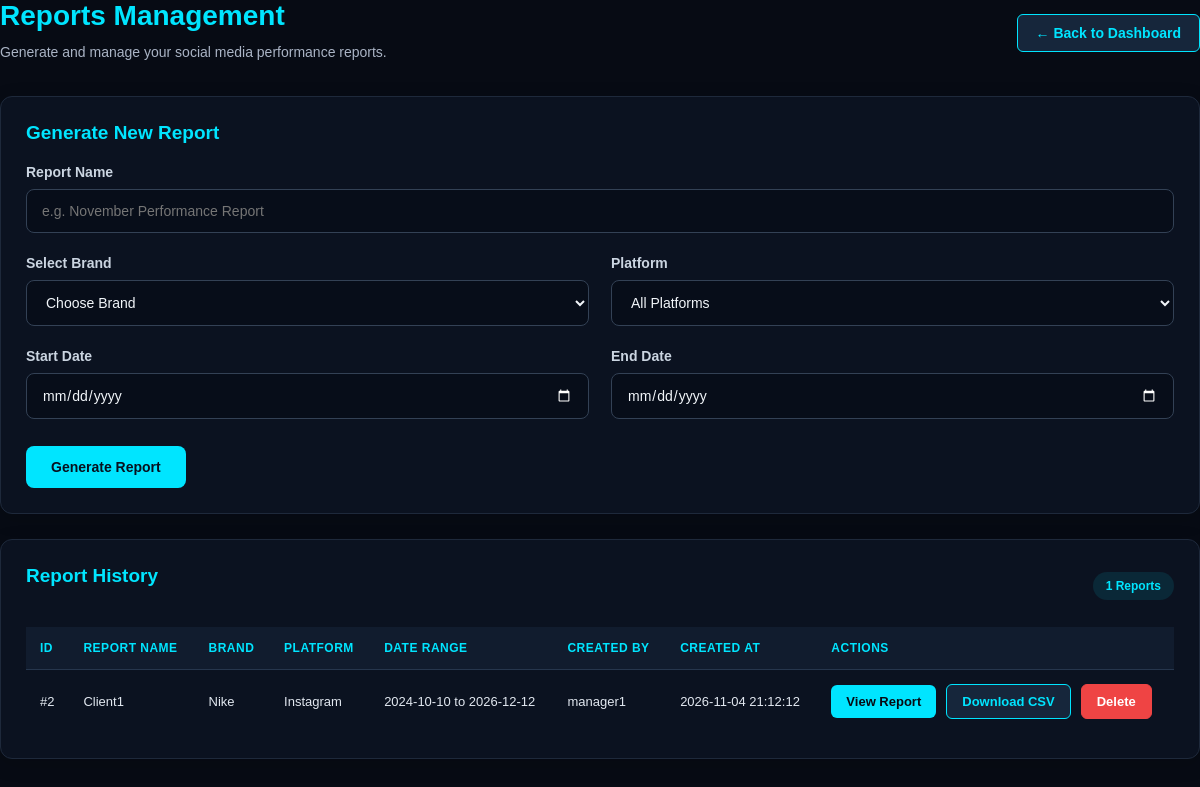
The app's page /public/reports.php (signed in) with its own data.
### tables this page shows
CREATE TABLE `reports` (
  `report_id` int NOT NULL AUTO_INCREMENT,
  `brand_id` int NOT NULL,
  `created_by` int NOT NULL,
  `report_name` varchar(150) NOT NULL,
  `start_date` date DEFAULT NULL,
  `end_date` date DEFAULT NULL,
  `platform` enum('Instagram','Facebook','All') DEFAULT 'All',
  `created_at` timestamp NULL DEFAULT CURRENT_TIMESTAMP,
  PRIMARY KEY (`report_id`),
  KEY `brand_id` (`brand_id`),
  KEY `created_by` (`created_by`),
  CONSTRAINT `reports_ibfk_1` FOREIGN KEY (`brand_id`) REFERENCES `brands` (`brand_id`),
  CONSTRAINT `reports_ibfk_2` FOREIGN KEY (`created_by`) REFERENCES `users` (`user_id`)
);

CREATE TABLE `brands` (
  `brand_id` int NOT NULL AUTO_INCREMENT,
  `client_id` int NOT NULL,
  `brand_name` varchar(100) NOT NULL,
  `created_at` timestamp NULL DEFAULT CURRENT_TIMESTAMP,
  PRIMARY KEY (`brand_id`),
  KEY `client_id` (`client_id`),
  CONSTRAINT `brands_ibfk_1` FOREIGN KEY (`client_id`) REFERENCES `clients` (`client_id`)
);

CREATE TABLE `users` (
  `user_id` int NOT NULL AUTO_INCREMENT,
  `client_id` int DEFAULT NULL,
  `name` varchar(100) NOT NULL,
  `email` varchar(150) NOT NULL,
  `password_hash` varchar(255) NOT NULL,
  `status` enum('Active','Inactive') DEFAULT 'Active',
  `created_at` timestamp NULL DEFAULT CURRENT_TIMESTAMP,
  PRIMARY KEY (`user_id`),
  UNIQUE KEY `email` (`email`),
  KEY `client_id` (`client_id`),
  CONSTRAINT `users_ibfk_1` FOREIGN KEY (`client_id`) REFERENCES `clients` (`client_id`)
);

### includes/auth.php (called while the page is built, shortened)
<?php
function getUserRole()
{
    return $_SESSION['role'] ?? null;
}

### public/reports.php (the view, shortened to what this page needs)
<?php
require_once __DIR__ . '/../config/database.php';
require_once __DIR__ . '/../includes/auth.php';
$userId = getUserId();
$role = getUserRole();
function escape($value)
{
    return htmlspecialchars((string)$value, ENT_QUOTES, 'UTF-8');
}
if ($role === 'Admin') {
    $reportStmt = $pdo->query("
        SELECT
            r.*,
            b.brand_name,
            u.name AS creator_name
        FROM reports r
        INNER JOIN brands b
            ON b.brand_id = r.brand_id
        LEFT JOIN users u
            ON u.user_id = r.created_by
        ORDER BY r.created_at DESC
    ");
} elseif ($role === 'Social Media Manager') {
    $reportStmt = $pdo->prepare("
        SELECT
            r.*,
            b.brand_name,
            u.name AS creator_name
        FROM reports r
        INNER JOIN brands b
            ON b.brand_id = r.brand_id
        LEFT JOIN users u
            ON u.user_id = r.created_by
        WHERE EXISTS (
            SELECT 1
            FROM brand_members bm
            WHERE bm.brand_id = r.brand_id
            AND bm.user_id = ?
        )
        ORDER BY r.created_at DESC
    ");
    $reportStmt->execute([$userId]);
}
$reports = $reportStmt->fetchAll(PDO::FETCH_ASSOC);
?>
<!DOCTYPE html>
<html lang="en">
<head>
    <link rel="stylesheet" href="../assets/css/dashboard.css">
    <link rel="stylesheet" href="../assets/css/reports.css">
</head>
<body>
    <div class="reports-header">
        <div>
            <h1>Reports Management</h1>
            <p>Generate and manage your social media performance reports.</p>
        </div>
        <a href="/socialpulse/public/dashboard.php" class="back-dashboard-btn">
            ← Back to Dashboard
        </a>
    </div>
    <?php if ($role !== 'Client'): ?>
        <section class="report-card">
            <h2>Generate New Report</h2>
            <form method="POST" action="reports.php" class="report-form">
                <div class="form-group full-width">
                    <label for="report_name">Report Name</label>
                    <input
                        type="text"
                        id="report_name"
                        name="report_name"
                        maxlength="150"
                        placeholder="e.g. November Performance Report"
                        required>
                </div>
                <div class="form-group">
                    <label for="brand_id">Select Brand</label>
                    <select name="brand_id" id="brand_id" required>
                        <option value="">Choose Brand</option>
                    </select>
                </div>
                <div class="form-group">
                    <label for="platform">Platform</label>
                    <select name="platform" id="platform" required>
                        <option value="All">All Platforms</option>
                    </select>
                </div>
                <div class="form-group">
                    <label for="start_date">Start Date</label>
                    <input
                        type="date"
                        id="start_date"
                        name="start_date"
                        required>
                </div>
                <div class="form-group">
                    <label for="end_date">End Date</label>
                    <input
                        type="date"
                        id="end_date"
                        name="end_date"
                        required>
                </div>
                <div class="form-actions">
                    <button type="submit" class="generate-btn">
                        Generate Report
                    </button>
                </div>
            </form>
        </section>
    <?php endif; ?>
    <section class="report-card">
        <div class="report-history-header">
            <h2>Report History</h2>
            <span><?= count($reports) ?> Reports</span>
        </div>
        <div class="table-responsive">
            <table class="reports-table">
                <thead>
                    <tr>
                        <th>ID</th>
                        <th>Report Name</th>
                        <th>Brand</th>
                        <th>Platform</th>
                        <th>Date Range</th>
                        <th>Created By</th>
                        <th>Created At</th>
                        <th>Actions</th>
                    </tr>
                </thead>
                <tbody>
                    <?php if (empty($reports)): ?>
                        <tr>
                            <td colspan="8" class="empty-state">
                                No reports have been generated yet.
                            </td>
                        </tr>
                    <?php else: ?>
                        <?php foreach ($reports as $report): ?>
                            <tr>
                                <td>#<?= escape($report['report_id']) ?></td>
                                <td>
                                    <?= escape($report['report_name']) ?>
                                </td>
                                <td>
                                    <?= escape($report['brand_name']) ?>
                                </td>
                                <td>
                                    <?= escape($report['platform']) ?>
                                </td>
                                <td>
                                    <?= escape($report['start_date']) ?>
                                    to
                                    <?= escape($report['end_date']) ?>
                                </td>
                                <td>
                                    <?= escape($report['creator_name']) ?>
                                </td>
                                <td>
                                    <?= escape($report['created_at']) ?>
                                </td>
                                <td>
                                    <div class="report-actions">
                                        <a href="/socialpulse/public/reports/view.php?id=<?= (int)$report['report_id'] ?>"
                                            class="view-report-btn">
                                            View Report
                                        </a>
                                        <a href="/socialpulse/public/reports/download.php?id=<?= (int)$report['report_id'] ?>"
                                            class="download-report-btn">
                                            Download CSV
                                        </a>
                                        <?php if ($role !== 'Client'): ?>
                                            <form action="/socialpulse/public/reports/delete.php"
                                                method="POST"
                                                onsubmit="return confirm('Are you sure you want to delete this report?');">
                                                <button type="submit" class="delete-report-btn">
                                                    Delete
                                                </button>
                                            </form>
                                        <?php endif; ?>
                                    </div>
                                </td>
                            </tr>
                        <?php endforeach; ?>
                    <?php endif; ?>
                </tbody>
            </table>
        </div>
    </section>
</body>
</html>

### assets/css/dashboard.css (style rules this page uses)
* { margin: 0; padding: 0; box-sizing: border-box; }
body { font-family: Arial, Helvetica, sans-serif; background: #070b14; color: #e2e8f0; }
a { text-decoration: none; color: inherit; }
button, input { font-family: inherit; }

### assets/css/reports.css (style rules this page uses)
.reports-header { display: flex; justify-content: space-between; align-items: center; margin-bottom: 30px; }
.reports-header h1 { color: #f1f5f9; font-size: 28px; margin: 0 0 8px; }
.reports-header p { color: #94a3b8; font-size: 14px; margin: 0; }
.report-card { background: #0b1220; border: 1px solid #1e293b; border-radius: 12px; padding: 25px; margin-bottom: 25px; box-shadow: 0 5px 20px rgba(0, 0, 0, 0.15); }
.report-card h2 { color: #f1f5f9; font-size: 19px; margin: 0 0 25px; }
.report-form { display: grid; grid-template-columns: repeat(2, minmax(0, 1fr)); gap: 22px; }
.report-form .form-group { display: flex; flex-direction: column; min-width: 0; }
.report-form .full-width { grid-column: 1 / -1; }
.report-form label { color: #cbd5e1; font-size: 14px; font-weight: 600; margin-bottom: 9px; }
.report-form input, .report-form select { width: 100%; box-sizing: border-box; padding: 13px 15px; background: #070d19; border: 1px solid #334155; border-radius: 8px; color: #f1f5f9; font-size: 14px; outline: none; transition: 0.2s ease; }
.report-form input[type="date"] { color-scheme: dark; }
.report-form select option { background: #0b1220; color: #f1f5f9; }
.report-form .form-actions { grid-column: 1 / -1; margin-top: 5px; }
.generate-btn { padding: 13px 25px; background: #00e5ff; color: #07111f; border: none; border-radius: 8px; font-size: 14px; font-weight: 700; cursor: pointer; transition: 0.2s ease; }
.report-history-header { display: flex; justify-content: space-between; align-items: center; margin-bottom: 20px; }
.report-history-header h2 { margin: 0; }
.report-history-header span { background: rgba(0, 229, 255, 0.1); color: #00e5ff; padding: 7px 13px; border-radius: 20px; font-size: 12px; font-weight: 600; }
.table-responsive { width: 100%; overflow-x: auto; }
.reports-table { width: 100%; border-collapse: collapse; min-width: 900px; }
.reports-table th { background: #070d19; color: #94a3b8; padding: 15px; text-align: left; font-size: 12px; text-transform: uppercase; letter-spacing: 0.5px; border-bottom: 1px solid #334155; white-space: nowrap; }
.reports-table td { padding: 16px 15px; color: #cbd5e1; font-size: 13px; border-bottom: 1px solid #1e293b; }
.reports-table tbody tr { transition: 0.2s ease; }
.reports-table tbody tr:last-child td { border-bottom: none; }
.reports-header { display: flex; justify-content: space-between; align-items: center; gap: 20px; margin-bottom: 30px; }
.reports-header h1 { color: #00e5ff; margin-bottom: 12px; }
.reports-header p { color: #aab4c5; margin: 6px 0; }
.report-card { background: #0b1220; border: 1px solid #1e293b; border-radius: 12px; padding: 25px; margin-bottom: 25px; }
.report-card h2 { color: #00e5ff; margin-bottom: 20px; }
.reports-table th, .reports-table td { padding: 14px; text-align: left; border-bottom: 1px solid #26364d; }
.reports-table th { color: #00e5ff; background: #111c2e; }
.reports-table td { color: #e2e8f0; }
.report-actions { display: flex; gap: 10px; align-items: center; }
.view-report-btn, .download-report-btn { display: inline-block; padding: 9px 15px; border-radius: 6px; text-decoration: none; font-size: 13px; font-weight: 600; transition: 0.2s; }
.view-report-btn { background: #00e5ff; color: #070b14; }
.download-report-btn { background: #16263b; color: #00e5ff; border: 1px solid #00e5ff; }
.report-actions form { display: inline-block; margin: 0; }
.delete-report-btn { padding: 9px 15px; border: 1px solid #ef4444; border-radius: 6px; background: #ef4444; color: white; font-size: 13px; font-weight: 600; cursor: pointer; transition: 0.2s; }
.back-dashboard-btn { display: inline-block; padding: 10px 18px; background: #16263b; color: #00e5ff; border: 1px solid #00e5ff; border-radius: 6px; text-decoration: none; font-size: 14px; font-weight: 600; transition: 0.2s ease; }

### records on screen
reports: report_id "2", report_name "Client1", brand.brand_name "Nike", platform "Instagram", start_date "2024-10-10", end_date "2026-12-12", created_by.name "manager1", created_at "2026-11-04 21:12:12"

### other values on screen
count($reports) "1"
